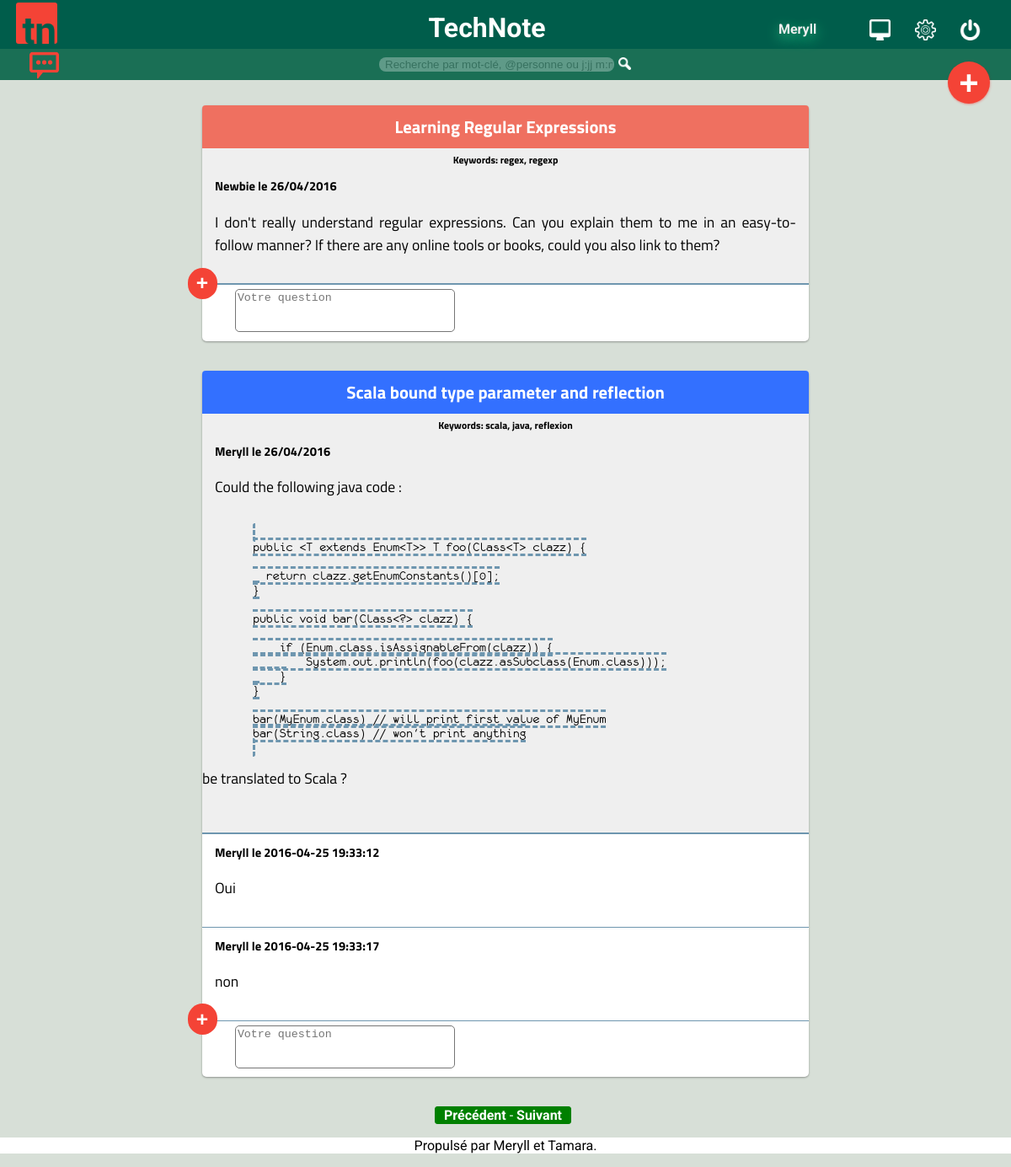
Page /question.php (signed in) on the committed database.
### tables this page shows
CREATE TABLE `Questions` (
  `question_id` int(11) NOT NULL AUTO_INCREMENT,
  `title` varchar(100) NOT NULL,
  `texte` text NOT NULL,
  `status` int(11) NOT NULL,
  `user_id` int(11) NOT NULL,
  `date` datetime NOT NULL,
  PRIMARY KEY (`question_id`),
  KEY `fk_questions_1` (`user_id`),
  CONSTRAINT `fk_questions_1` FOREIGN KEY (`user_id`) REFERENCES `Users` (`id`) ON DELETE CASCADE
);

CREATE TABLE `KeywordQ` (
  `keyq_id` int(11) NOT NULL AUTO_INCREMENT,
  `texte` varchar(15) NOT NULL,
  `question_id` int(11) NOT NULL,
  PRIMARY KEY (`keyq_id`),
  KEY `fk_keywq_1` (`question_id`),
  CONSTRAINT `fk_keywq_1` FOREIGN KEY (`question_id`) REFERENCES `Questions` (`question_id`) ON DELETE CASCADE
);

CREATE TABLE `Users` (
  `id` int(11) NOT NULL AUTO_INCREMENT,
  `email` varchar(40) NOT NULL,
  `password` varchar(50) NOT NULL,
  `pseudo` varchar(50) NOT NULL,
  `status` int(11) NOT NULL,
  PRIMARY KEY (`id`)
);

CREATE TABLE `Answers` (
  `answer_id` int(11) NOT NULL AUTO_INCREMENT,
  `texte` text NOT NULL,
  `question_id` int(11) NOT NULL,
  `user_id` int(11) NOT NULL,
  `date` datetime NOT NULL,
  PRIMARY KEY (`answer_id`),
  KEY `fk_answers_1` (`question_id`),
  KEY `fk_answers_2` (`user_id`),
  CONSTRAINT `fk_answers_1` FOREIGN KEY (`question_id`) REFERENCES `Questions` (`question_id`) ON DELETE CASCADE,
  CONSTRAINT `fk_answers_2` FOREIGN KEY (`user_id`) REFERENCES `Users` (`id`) ON DELETE CASCADE
);

### question.php (the view, shortened to what this page needs)
<!DOCTYPE html>
<html lang="fr">
<head>
  <link rel="stylesheet" href="css/style.css" />
  <link rel="stylesheet" href="http://cdnjs.cloudflare.com/ajax/libs/highlight.js/9.3.0/styles/default.min.css">
</head>
<body>
<?php include("template/header.php"); ?>
<?php include("template/menu.php"); ?>
<?php include("template/bdd.php"); ?>
<div id="fenetre">
  <?php
  $page = $_GET['page'];
  $limite = 5;
  $debut = ($page) * $limite;
  $requeteQuestion = $bdd->prepare('SELECT * FROM Questions ORDER BY timestamp(date) DESC LIMIT :limite OFFSET :debut ;');
  $requeteQuestion->bindValue('limite', $limite, PDO::PARAM_INT);
  $requeteQuestion->bindValue('debut', $debut, PDO::PARAM_INT);
  $requeteQuestion->execute();
  $date = new DateTime(substr($data['date'],0,10));
  while($data = $requeteQuestion->fetch()) {
    ?>
    <section class="question">
      <h3 class="<?php
        if($data['status'] == 0) {
          echo 'titreQuestion1';
        }
        else {
          echo 'titreQuestion2';
        }
      ?>"><?php echo $data['title'];
      $reqauthor = $bdd->prepare('SELECT pseudo FROM Users WHERE id=?;');
      $reqauthor->execute(array($data['user_id']));
      ?></h3>
      <h6>Keywords:
        <?php
          $reqKeyword = $bdd->prepare('SELECT * FROM KeywordQ WHERE question_id=?;');
          $reqKeyword->execute(array($data['question_id']));
          if($keyw = $reqKeyword->fetch()) {
            echo $keyw['texte'];
          }
          while($keyw = $reqKeyword->fetch()) {
            echo ', '.$keyw['texte'];
          }
         ?>
      </h6>
      <article id="artQuest">
        <h5><?php if($author = $reqauthor->fetch()) {
          echo $author['pseudo'].' le '.$date->format('d/m/Y');
        }
        ?></h5>
        <p>
          <?php
              echo $data['texte'];
              ?>
        </p>
      </article>
        <?php
          $requeteComment = $bdd->prepare('SELECT * FROM Answers WHERE question_id=:idd ORDER BY date ASC;');
          $requeteComment->bindValue('idd',$data['question_id'], PDO::PARAM_INT);
          $requeteComment->execute();
          while($commentFound = $requeteComment->fetch()) {
            $requser = $bdd->prepare('SELECT pseudo FROM Users WHERE id=:idd;');
            $requser->bindValue('idd', $commentFound['user_id'], PDO::PARAM_INT);
            $requser->execute();
            if($pseudo = $requser->fetch()) {
         ?>
        <article>
          <h5><?php echo $pseudo['pseudo']; ?> le <?php echo $commentFound['date']; ?></h5>
          <p class="texteQuest"><?php echo htmlspecialchars($commentFound['texte']); ?></p>
        </article>
        <?php
            }
          }
         ?>
      <form class="envoiCommentaire" method="post" action="postanswer.php">
        <input type="submit" value="+" id="commentaire" />
        <textarea required class="comment" name="comment" cols="30" rows="3" placeholder="Votre question"></textarea>
      </form>
    </section>
  <?php
  }
  ?>
  <p class="precsuiv"><a href="?page=<?php echo $page - 1; ?>">Précédent</a>
  -
<a href="?page=<?php echo $page + 1; ?>">Suivant</a></p>
</div>
<?php include("template/footer.php"); ?>
</body>
</html>

### css/style.css (style rules this page uses)
.note, .question { font-family: 'Titillium Web'; font-size: 1.1em; }
body { background-color: #D7DFD7; margin: 0px; padding-bottom: 0px; padding-top: 0px; }
.envoiCommentaire { padding-top: 5px; }
.comment { border-radius: 5px; resize: none; }
.texteQuest { text-align: justify; }
.question article { padding-top: 10px; }
pre { margin-left: 60px; margin-right: 60px; }
code { border-radius: 3px; border: 3px groove rgb(110,150,175); border-style:dashed; font-family: monofur; font-size: 0.9em; }
h5 { padding:0; padding-left: 15px; margin:0; margin-bottom: 5px; }
#fenetre { background-color: #D7DFD7; margin: 0px; padding: 20px 0px 0px 0px; }
article { border-bottom: 1px solid rgb(110,150,175); }
#artQuest { border-bottom: 2px solid rgb(110,150,175); background-color: #EFEFEF; }
h6 { margin:0; padding:0; padding-top: 5px; text-align: center; background-color: #EFEFEF; }
.question { width:60%; background-color: white; border-radius: 5px; box-shadow: 0px 1px 3px rgba(0, 0, 0, 0.12), 0 1px 2px rgba(0, 0, 0, 0.24); margin-left: 20%; margin-right: 10%; margin-top: 10px; margin-bottom: 35px; transition: box-shadow 0.2s ease-in-out; }
article p { display: block; padding:0 15px 15px 15px; text-align: justify; }
h3 { display: block; margin: 0; background-color: #02a94f; color: white; text-align:center; padding: 10px; border-radius: 4px 4px 0 0; }
.titreQuestion1 { display: block; margin: 0; background-color: #Ef7060; color: white; text-align:center; padding: 10px; border-radius: 4px 4px 0 0; }
.titreQuestion2 { display: block; margin: 0; background-color: #3370FF; color: white; text-align:center; padding: 10px; border-radius: 4px 4px 0 0; }
#commentaire { border: 0; position: relative; bottom:50px; left:-17.5px; width: 35px; height: 37px; background-color: #f44336; border-radius: 300px; color:white; font-weight: bolder; font-size: 1.4em; outline: none; cursor:pointer; }
.precsuiv { display: block; color:white; margin-left:43%; border: 1px solid green; background-color: green; border-radius: 3px; padding-left: 10px; width:150px; }
.precsuiv a { color: inherit; text-decoration: none; font-weight: bold; }
body { font-family: 'Roboto', sans-serif; }

### rows in the picture
questions: title "Learning Regular Expressions", keywordq.texte "regex", user.pseudo "Newbie", texte "I don't really understand regular expressions. Can you explain them to me in an easy-to-follow manner? If there are any online tools or books, could you also link to them?"
keywordq: texte "regexp"
questions: title "Scala bound type parameter and reflection", keywordq.texte "scala", user.pseudo "Meryll", texte "Could the following java code : public <T extends Enum<T>> T foo(Class<T> clazz) { return clazz.getEnumConstants()[0]; } public void bar(Class<?> clazz) { if (Enum.class.isAssignableFrom(clazz)) { System.out.println(foo(clazz.asSubclass(Enum.class))); } } bar(MyEnum.class) // will print first value of MyEnum bar(String.class) // won't print anything be translated to Scala ?"
keywordq: texte "java"
keywordq: texte "reflexion"
answers: user.pseudo "Meryll", date "2016-04-25 19:33:12", texte "Oui"
answers: user.pseudo "Meryll", date "2016-04-25 19:33:17", texte "non"

### other values in the picture
$_SESSION['pseudo'] "Meryll"
